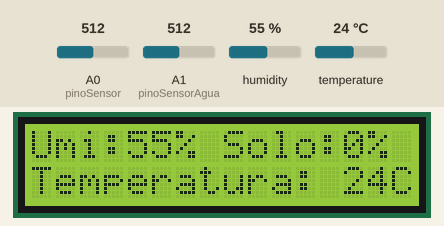
Simulated run of this sketch. Board: Arduino Mega 2560, built with avr-gcc and run on an emulated ATmega2560. On the bench: 16×2 character LCD. The inputs (shaded band) are chosen by the test bench; at power-on: humidity 55 %, A0 (pinoSensor) = 512, temperature 24 °C, A1 (pinoSensorAgua) = 512. What the sketch prints to the serial monitor is not drawn.

Above: at 3.2 s.
3.3 s: humidity set to 22 %
At 5.1 s:
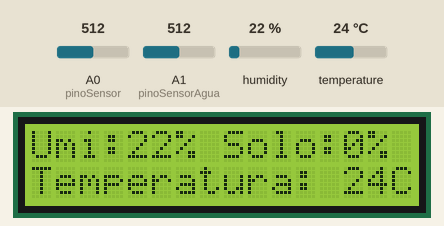
5.6 s: A0 (pinoSensor) set to 306
At 7.4 s:
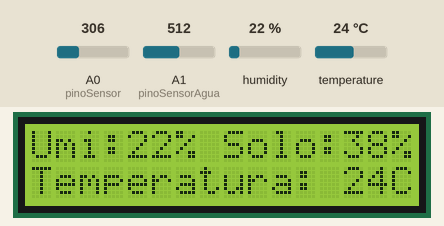
7.7 s: A0 (pinoSensor) set to 364
At 8.9 s:
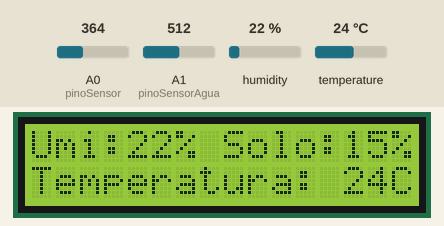
9.7 s: A0 (pinoSensor) set to 385
At 11.4 s:
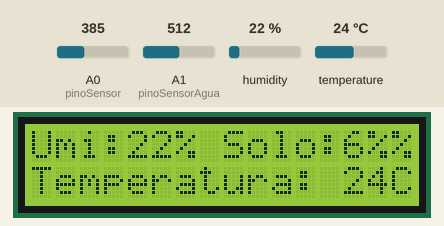
11.8 s: temperature set to 12 °C
At 13.6 s:
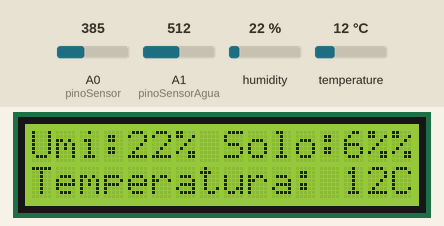
13.9 s: A1 (pinoSensorAgua) set to 494
Timing chart, 0 to 16.9 s (numbered marks = the images above; inputs shaded):
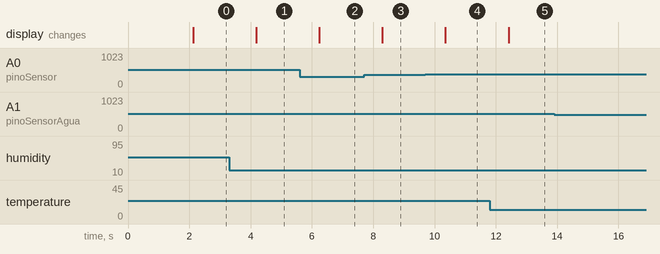

The sketch:

detector_de_umidade.ino
```cpp
#include "dht.h" //INCLUSÃO DE BIBLIOTECA
#include <Wire.h> //INCLUSÃO DE BIBLIOTECA
#include <LiquidCrystal_I2C.h> //INCLUSÃO DE BIBLIOTECA
#include "WiFiEsp.h" //INCLUSÃO DA BIBLIOTECA
#include "SoftwareSerial.h"//INCLUSÃO DA BIBLIOTECA

SoftwareSerial Serial1(6, 7); //PINOS QUE EMULAM A SERIAL, ONDE O PINO 6 É O RX E O PINO 7 É O TX
LiquidCrystal_I2C lcd(0x27,2,1,0,4,5,6,7,3, POSITIVE); //ENDEREÇO DO I2C E DEMAIS INFORMAÇÕES

// Sensor de umidade do ar
const int pinoDHT11 = A2; //PINO ANALÓGICO UTILIZADO PELO DHT11
dht DHT; //VARIÁVEL DO TIPO DHT
const int pinoSensor = A0; //PINO UTILIZADO PELO SENSOR
int valorLido; //VARIÁVEL QUE ARMAZENA O PERCENTUAL DE UMIDADE DO SOLO

int analogSoloSeco = 400; //VALOR MEDIDO COM O SOLO SECO (VOCÊ PODE FAZER TESTES E AJUSTAR ESTE VALOR)
int analogSoloMolhado = 150; //VALOR MEDIDO COM O SOLO MOLHADO (VOCÊ PODE FAZER TESTES E AJUSTAR ESTE VALOR)
int percSoloSeco = 0; //MENOR PERCENTUAL DO SOLO SECO (0% - NÃO ALTERAR)
int percSoloMolhado = 100; //MAIOR PERCENTUAL DO SOLO MOLHADO (100% - NÃO ALTERAR)

const int pinoSensorAgua = A1; //PINO ANALÓGICO UTILIZADO PELO SENSOR

int valorAgua;
int valorAguaPerc;

void setup(){
  Serial.begin(9600); //INICIALIZA A SERIAL
  lcd.begin (16,2); //SETA A QUANTIDADE DE COLUNAS(16) E O NÚMERO DE LINHAS(2) DO DISPLAY
  lcd.setBacklight(HIGH); //LIGA O BACKLIGHT (LUZ DE FUNDO)
  Serial1.begin(9600); //INICIALIZA A SERIAL PARA O ESP8266
  pinMode(pinoSensor, INPUT); //DEFINE O PINO COMO ENTRADA

  delay(2000); //INTERVALO DE 2 SEGUNDO ANTES DE INICIAR
}
void loop(){
  DHT.read11(pinoDHT11); //LÊ AS INFORMAÇÕES DO SENSOR
  Serial.print("Umid:" + String(DHT.humidity,0) + "% / Temperatura: " + String(DHT.temperature,0) + "C \n");
  lcd.setCursor(0,0); //SETA A POSIÇÃO DO CURSOR
  lcd.print("Umi:" + String(DHT.humidity,0) +"% ");
  lcd.setCursor(0,1); //SETA A POSIÇÃO DO CURSOR
  lcd.print("Temperatura: " + String(DHT.temperature,0) + "C");

  valorLido = constrain(analogRead(pinoSensor),analogSoloMolhado,analogSoloSeco); //MANTÉM valorLido DENTRO DO INTERVALO (ENTRE analogSoloMolhado E analogSoloSeco)
  valorLido = map(valorLido,analogSoloMolhado,analogSoloSeco,percSoloMolhado,percSoloSeco); //EXECUTA A FUNÇÃO "map" DE ACORDO COM OS PARÂMETROS PASSADOS
  Serial.print("Umidade do solo: "); //IMPRIME O TEXTO NO MONITOR SERIAL
  Serial.print(valorLido); //IMPRIME NO MONITOR SERIAL O PERCENTUAL DE UMIDADE DO SOLO
  Serial.println("%"); //IMPRIME O CARACTERE NO MONITOR SERIAL
  lcd.setCursor(8,0); //SETA A POSIÇÃO DO CURSOR
  lcd.print("Solo:" + String(valorLido) +"%");

  valorAgua = analogRead(pinoSensorAgua);
  valorAguaPerc = ( valorAgua * 100 ) / 800;
  if(valorAgua > 500){ //SE A LEITURA DO PINO FOR MAIOR QUE 690 BITS (PODE SER AJUSTADO), FAZ
    Serial.print("Nível d'agua alto: "); //IMPRIME O TEXTO NO MONITOR SERIAL
    Serial.print(valorAguaPerc); //IMPRIME NO MONITOR SERIAL O PERCENTUAL DE UMIDADE DO SOLO
    Serial.print("%");
    Serial.print ("\n");
    Serial.print("Nível d'agua alto: ");
    Serial.print(valorAgua);
  }else{ //SENÃO, FAZ
    Serial.print("Nível d'agua baixo: "); //IMPRIME O TEXTO NO MONITOR SERIAL
    Serial.print(valorAguaPerc); //IMPRIME NO MONITOR SERIAL O PERCENTUAL DE UMIDADE DO SOLO
    Serial.print("%");
    Serial.print ("\n");
    Serial.print("Nível d'agua baixo: ");
    Serial.print(valorAgua);
  }
  Serial.print ("\n");
  delay(2000); //INTERVALO DE 2 SEGUNDOS * NÃO DIMINUIR ESSE VALOR
}
```

Measured:
- the behaviour switches between 377 and 378 on A0 (pinoSensor) (found by bisection; images 3 and 4)
- after the input at 3.3 s, the display: changes after 0.88 s (image 1)
- after the input at 5.6 s, the display: changes after 0.64 s (image 2)
- after the input at 7.7 s, the display: changes after 0.60 s (image 3)
- after the input at 9.7 s, the display: changes after 0.66 s (image 4)
- after the input at 11.8 s, the display: changes after 0.61 s (image 5)
- after the input at 13.9 s, every drawn part: stays the same
